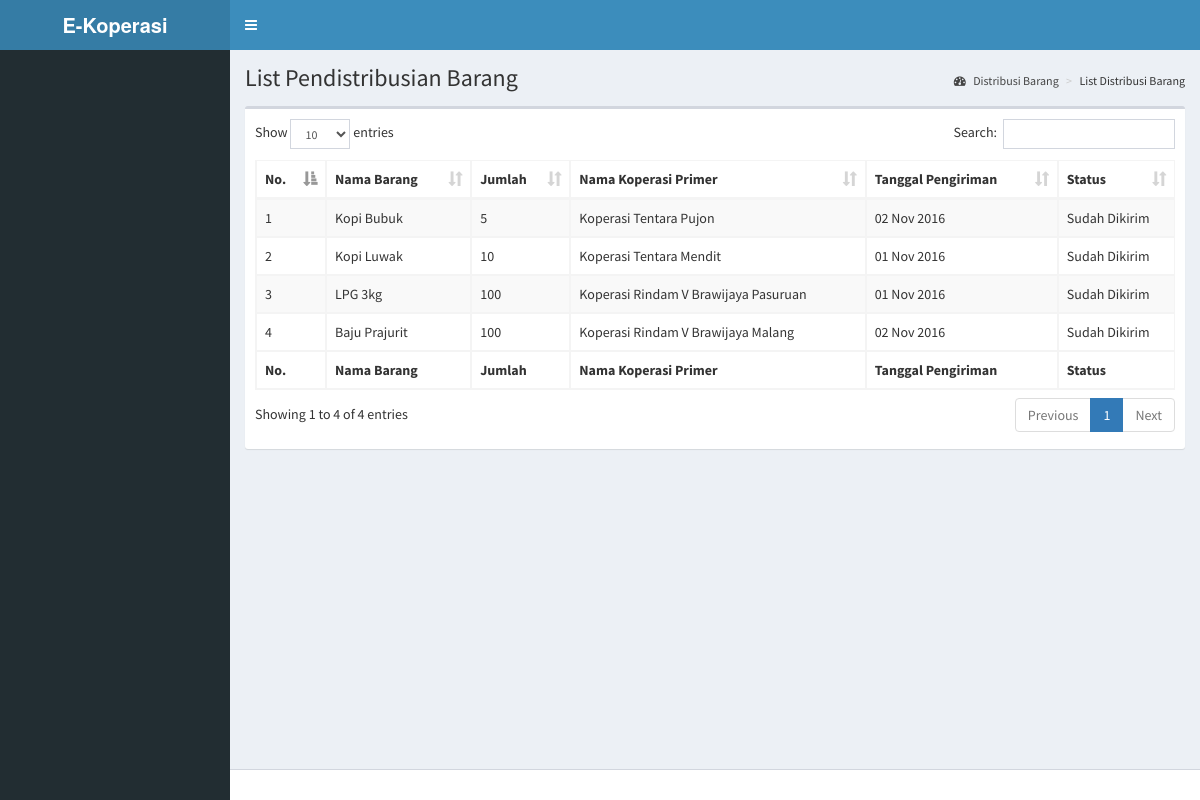
Screenshot of /index.php/c_distribusi_barang/data_distribusi with the database file from the repository.
### tables this page shows
CREATE TABLE `distribusi_barang` (
  `id_distribusi` int(11) NOT NULL,
  `nama_barang` varchar(100) NOT NULL,
  `jumlah_barang` int(11) NOT NULL,
  `nama_kp` varchar(100) NOT NULL,
  `tanggal_kirim` date NOT NULL,
  `status` int(11) NOT NULL
);

### application/controllers/c_distribusi_barang.php (called while the page is built, shortened)
<?php
class c_distribusi_barang extends CI_Controller {
	function __construct()
	{
		$this->load->helper(array('form','url'));
		$this->load->model('m_distribusi_barang','',TRUE);
		$this->load->model('m_login','',TRUE);
	}
	public function data_distribusi()
	{
		$getud = $this->session->userdata();
		$data['var'] = $getud['nama'];
		$data['akses'] = $getud['akses'];
		$this->load->view('header', $data);
		$data['row'] = $this->m_distribusi_barang->select();
		$this->load->view('v_distribusi_barang_list', $data);
		$this->load->view('footer');
	}
}

### index.php (called while the page is built, shortened)
<?php
require_once BASEPATH.'core/CodeIgniter.php';

### application/models/m_distribusi_barang.php (called while the page is built, shortened)
<?php
class m_distribusi_barang extends CI_Model {
	private $table_name="distribusi_barang";
	private $primary_key="id_distribusi";
	function select()
	{
		$this->db->order_by($this->primary_key, 'DESC');
		return $this->db->get($this->table_name)->result();
	}
}
?>

### application/views/v_distribusi_barang_list.php (the view)
<div class="content-wrapper">
  <section class="content-header">
    <h1>
      List Pendistribusian Barang
    </h1>
    <ol class="breadcrumb">
      <li><a href="#"><i class="fa fa-dashboard"></i> Distribusi Barang</a></li>
      <li>List Distribusi Barang</li>
    </ol>
  </section>
  <section class="content">
    <div class="row">
      <div class="col-xs-12">
        <div class="box">
          <div class="box-body">
            <table id="example1" class="table table-bordered table-striped">
              <thead>
                <tr>
                  <th>No.</th>
                  <th>Nama Barang</th>
                  <th>Jumlah</th>
                  <th>Nama Koperasi Primer</th>
                  <th>Tanggal Pengiriman</th>
                  <th>Status</th>
                </tr>
              </thead>
              <tbody>
                <?php $a = 1; foreach ($row as $r) {
                  ?>
                    <tr>
                      <td><?php echo $a; ?></td>
                      <td><?php echo $r->nama_barang; ?></td>
                      <td><?php echo $r->jumlah_barang; ?></td>
                      <td><?php echo $r->nama_kp; ?></td>
                      <td><?php if($r->tanggal_kirim == '0000-00-00'){ echo "-"; }else{ echo date('d M Y',strtotime($r->tanggal_kirim)); } ?></td>
                      <td><?php if($r->status == 0){ echo "Belum Dikirim"; }else{ echo "Sudah Dikirim"; }?></td>
                    </tr>
                  <?php $a = $a + 1; } ?>
              </tbody>
              <tfoot>
              <tr>
                  <th>No.</th>
                  <th>Nama Barang</th>
                  <th>Jumlah</th>
                  <th>Nama Koperasi Primer</th>
                  <th>Tanggal Pengiriman</th>
                  <th>Status</th>
                </tr>
              </tfoot>
            </table>
          </div>
        </div>
      </div>
    </div>
  </section>
</div>

### application/views/header.php (shortened to what this page needs)
<!DOCTYPE html>
<html>
<head>
  <link rel="stylesheet" href="<?php echo base_url(); ?>assets/css/bootstrap.min.css">
  <link rel="stylesheet" href="https://cdnjs.cloudflare.com/ajax/libs/font-awesome/4.5.0/css/font-awesome.min.css">
  <link rel="stylesheet" href="https://cdnjs.cloudflare.com/ajax/libs/ionicons/2.0.1/css/ionicons.min.css">
  <link rel="stylesheet" href="<?php echo base_url(); ?>assets/plugins/datatables/dataTables.bootstrap.css">
  <link rel="stylesheet" href="<?php echo base_url(); ?>assets/css/AdminLTE.min.css">
  <link rel="stylesheet" href="<?php echo base_url(); ?>assets/css/skins/_all-skins.min.css">
</head>
<body class="hold-transition skin-blue sidebar-mini">
<div class="wrapper">
  <header class="main-header">
    <a href="#" class="logo">
      <span class="logo-lg"><b>E-Koperasi</b></span>
    </a>
    <nav class="navbar navbar-static-top">
      <a href="#" class="sidebar-toggle" data-toggle="offcanvas" role="button">
      </a>
      <div class="navbar-custom-menu">
        <ul class="nav navbar-nav">
          <li class="dropdown user user-menu">
            <a href="#" class="dropdown-toggle" data-toggle="dropdown">
            </a>
          </li>
        </ul>
      </div>
    </nav>
  </header>
  <aside class="main-sidebar">
    <section class="sidebar">
    </section>
  </aside>

### application/views/footer.php (shortened to what this page needs)
<footer class="main-footer">
</footer>
</div>
</body>
</html>

### rows the page displays
distribusi_barang: nama_barang "Kopi Bubuk", jumlah_barang "5", nama_kp "Koperasi Tentara Pujon", tanggal_kirim "02 Nov 2016", status "Sudah Dikirim"
distribusi_barang: nama_barang "Kopi Luwak", jumlah_barang "10", nama_kp "Koperasi Tentara Mendit", tanggal_kirim "01 Nov 2016", status "Sudah Dikirim"
distribusi_barang: nama_barang "LPG 3kg", jumlah_barang "100", nama_kp "Koperasi Rindam V Brawijaya Pasuruan", tanggal_kirim "01 Nov 2016", status "Sudah Dikirim"
distribusi_barang: nama_barang "Baju Prajurit", jumlah_barang "100", nama_kp "Koperasi Rindam V Brawijaya Malang", tanggal_kirim "02 Nov 2016", status "Sudah Dikirim"
